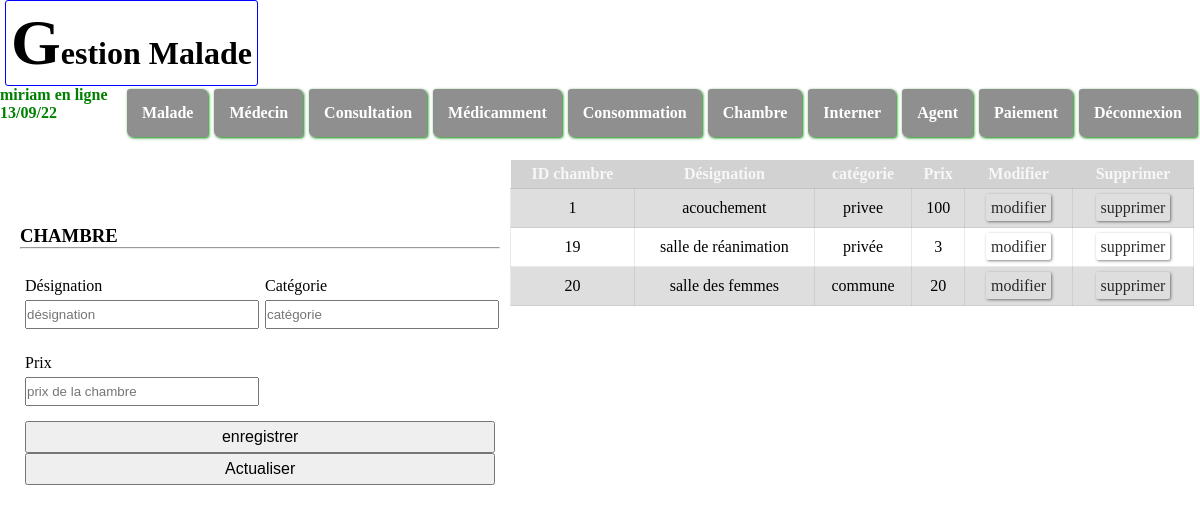
Page /Fichier_PHP/chambre.php (signed in) on the committed database.
### tables this page shows
CREATE TABLE IF NOT EXISTS `chambre` (
  `idchambre` int(11) NOT NULL AUTO_INCREMENT,
  `designationchambre` varchar(35) NOT NULL,
  `prixchambre` int(10) NOT NULL,
  `categoriechambre` varchar(10) NOT NULL,
  PRIMARY KEY (`idchambre`)
);

### Fichier_PHP/chambre.php (the view, shortened to what this page needs)
<?php require 'header.php' ?>
<?php
require "pdo.php";
?>
    <main>
    <div class="gauche">
            <form action="" method="post">
                <h3>CHAMBRE</h3><hr></br>
                <div class="gp">
                    <div class="item">
                    <label for="">Désignation</label> <br>
                    <input type="text" name="designation" placeholder="désignation">
                    </div>
                    <div class="item">
                    <label for="">Catégorie</label>
                    <input type="text" name="categorie" placeholder="catégorie">
                    </div>
                </div>
                <div class="gp">
                    <div class="item">
                    <label for="">Prix</label> <br>
                    <input type="text" name="prix" placeholder="prix de la chambre">
                    </div>
                </div>
                <div class="btn">
                <button type="submit" name="enregistrer">enregistrer</button>
                <button type="submit" name="actualiser">Actualiser</button>
                </div>
            </form>
    </div>
    <div class="droite">
        <div class="table">
            <table>
                <thead>
                    <tr>
                        <th>ID chambre</th>
                        <th>Désignation</th>
                        <th>catégorie</th>
                        <th>Prix</th>
                        <th>Modifier</th>
                        <th>Supprimer</th>
                    </tr>
                </thead>
                <tbody>
                    <tr>
                     <?php
                    $sql="SELECT * FROM chambre";
                    $requete=$pdo->prepare($sql);
                    $requete->execute();
                    $tab=$requete->FetchAll(PDO::FETCH_ASSOC);
                    foreach($tab as $data){
                        $idchambre=$data['idchambre'];
                        $designationchambre=$data['designationchambre'];
                        $prixchambre=$data['prixchambre'];
                        $categoriechambre=$data['categoriechambre'];
                        ?>
                        <td><?php echo $idchambre?></td>
                        <td><?php echo $designationchambre?></td>
                        <td><?php echo $categoriechambre?></td>
                        <td><?php echo $prixchambre?></td>
                        <td><a href="modifier_chambre.php?id=<?php echo $idchambre?>">modifier</a></td>
                        <td><a href="supprimer_chambre.php?id=<?php echo $idchambre?>">supprimer</a></td>
                        </tr>
                        <?php
                }
                    ?>
                </tbody>
            </table>
    </div>
    </main>
</body>
</html>

### fichier_CSS/malade.css (style rules this page uses)
* { padding: 0; margin: 0; }
body main { width: 100%; display: flex; height: auto; margin-top: 20px; position: relative; }
body main .gauche { width: 40%; display: flex; align-items: center; justify-content: center; margin-left: 20px; }
body main .gauche form { width: 100%; display: flex; justify-content: center; flex-direction: column; }
body main .gauche form .gp { width: 100%; display: flex; margin: 10px 0; }
body main .gauche form .gp .item { width: 50%; }
body main .gauche form .gp .item input, select { width: 96%; margin: 5px; padding: 5px 0; }
body main .gauche form .gp .item label { margin: 5px; color: black; }
body main .gauche form .btn { margin-left: 5px; margin-bottom: 10px; width: 98%; }
body main .gauche form .btn button { width: 100%; padding: 5px 0; font-size: 1em; }
body main .droite { width: 57%; margin-left: 10px; }
body main .droite table { width: 100%; border-collapse: collapse; }
body main .droite table thead { background: rgba(0, 0, 0, 0.178); }
body main .droite table thead tr th { padding: 5px; color: rgba(255, 255, 255, 0.815); }
body main .droite table tbody tr { background: rgba(128, 128, 128, 0.26); text-align: center; }
body main .droite table tbody tr td { border: 1px solid rgba(128, 128, 128, 0.164); padding: 10px 2px; }
body main .droite .table { height: 400px; overflow: auto; }
* a { text-decoration: none; color: rgba(0, 0, 0, 0.815); padding: 5px; margin: 5px; border-radius: 2px; box-shadow: 1px 1px 3px rgba(0, 0, 0, 0.479); }
main { position: relative; }

### rows in the picture
chambre: idchambre "1", designationchambre "acouchement", categoriechambre "privee", prixchambre "100"
chambre: idchambre "19", designationchambre "salle de réanimation", categoriechambre "privée", prixchambre "3"
chambre: idchambre "20", designationchambre "salle des femmes", categoriechambre "commune", prixchambre "20"

### other values in the picture
$_SESSION['username'] "miriam"
